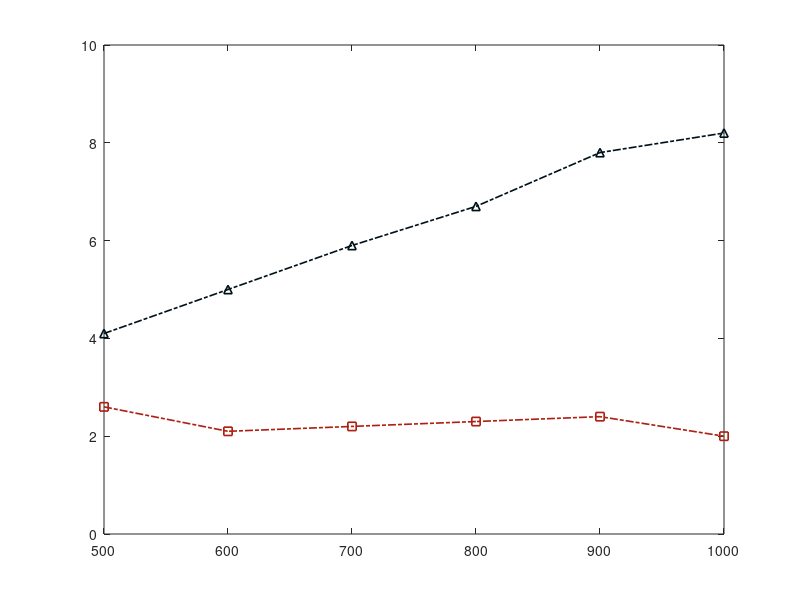

Source code (MATLAB): (Note: this script raises an error after producing the figure.)
close all
clear all
addpath('functions')
colors = {[0,18,25]/255,[9,147,150]/255,[238,155,0]/255,[174 32 18]/255};
figure
EC = [4.1 5 5.9 6.7 7.8 8.2]            
ATD = [2.6 2.1 2.2 2.3 2.4 2]
plot(500:100:1000,EC,'-.^','Color',colors{1},'LineWidth',1.2)
 hold on 
plot(500:100:1000,ATD,'-.s','Color',colors{4},'LineWidth',1.2)
ylim([0 10])
xlim([500 1000])
yticks(0:2:10)
% xticks([10 100 1000])
fun_set_axis_size('Number of Tags','Time Cost (s)',16,[420 300]);
legend('Exclusive collection','ATD','Location','northwest')
grid on